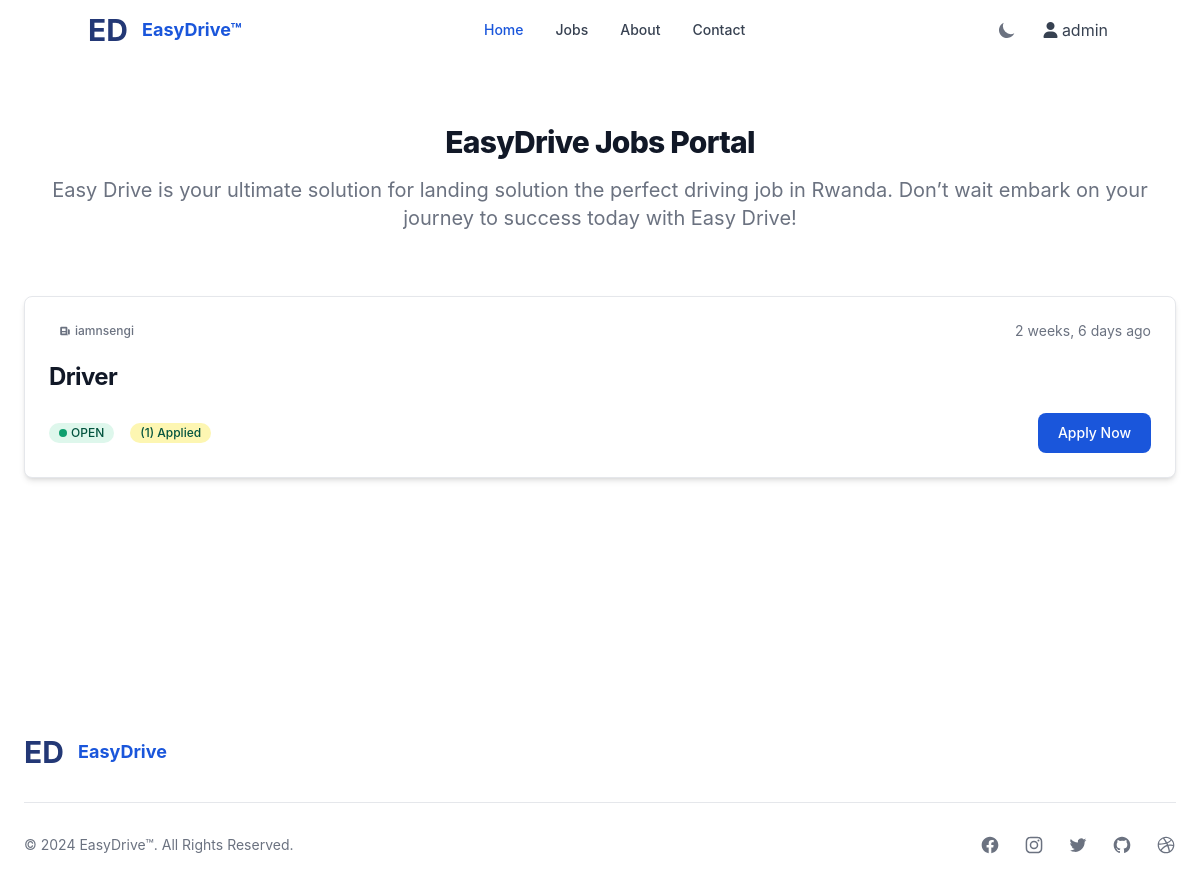
The app's page /job/3 (signed in), older data.
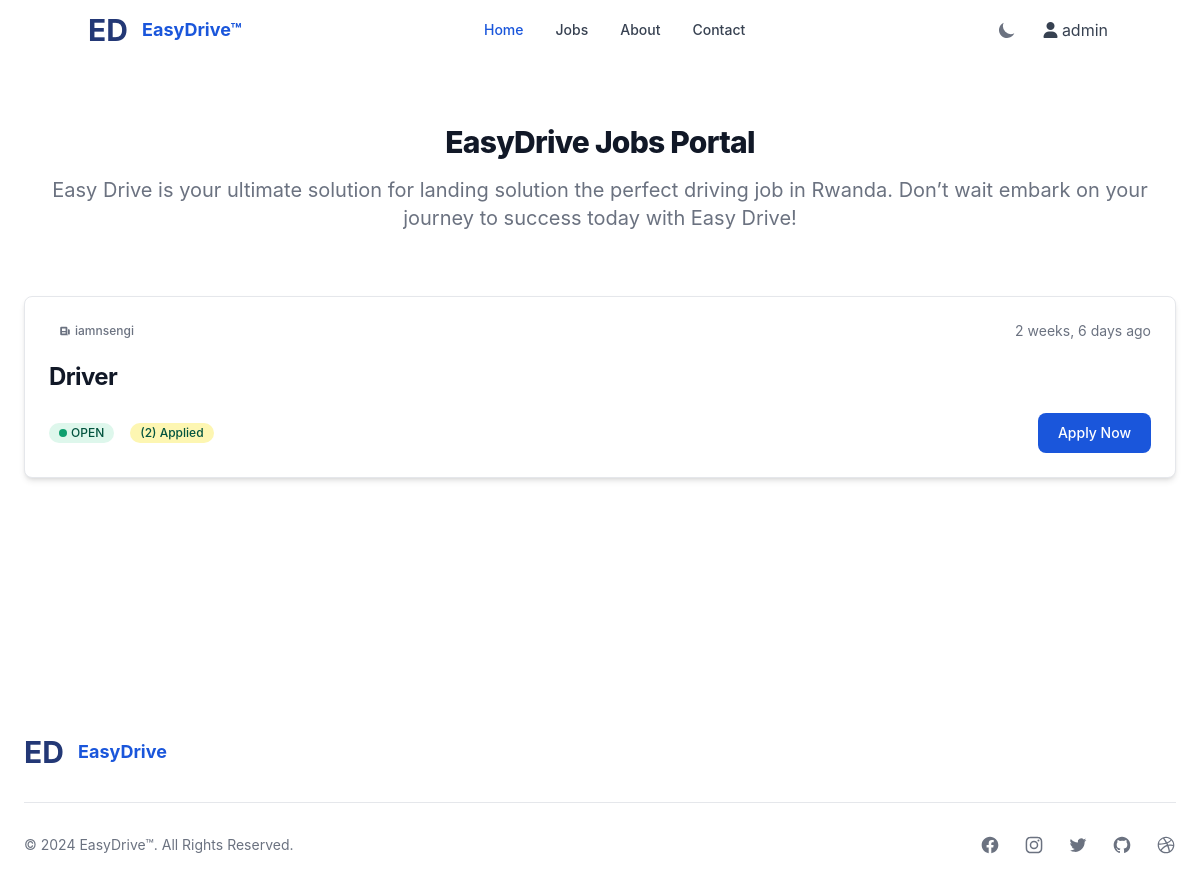
The same page, newer data.
### MainApp/models.py (models this page shows, shortened)
class Job(models.Model):
    OPEN = 'open'
    CLOSED = 'closed'
    STATUS_CHOICES = [
        (OPEN, 'Open'),
        (CLOSED, 'Closed'),
    ]
    FULLTIME = 'full-time'
    PARTTIME = 'part-time'
    CONTRACT = 'contract'
    TYPE_CHOICES = [
        (FULLTIME, 'full-time'),
        (PARTTIME, 'part-time'),
        (CONTRACT, 'contract'),
    ]
    creator = models.ForeignKey(User, on_delete=models.CASCADE)
    title = models.CharField(max_length=255, default="")
    location = models.CharField(max_length=255, default="")
    description = models.TextField()
    requirements = models.TextField(null=True, blank=True)
    applicants = models.IntegerField(default=0)
    type = models.CharField(max_length=10, choices=TYPE_CHOICES, default=FULLTIME)
    status = models.CharField(max_length=10, choices=STATUS_CHOICES, default=OPEN)
    created_at = models.DateTimeField(auto_now_add=True)
    updated_at = models.DateTimeField(auto_now=True)
    class Meta:
        ordering = ['-created_at']

### MainApp/views.py (the view, shortened to what this page needs)
# urls.py: path('job/<str:id>',JobDetail.as_view()),
class JobDetail(LoginRequiredMixin,View):
    def get(self, request,id):
        context = {}
        try:
            job = Job.objects.get(id=id)
            context = {
                'job':job
            }
        except Exception as e:
            messages.error(request,e)
            return redirect('/jobs')
        return render(request,'job_detail.html',context)

### MainApp/templates/job_detail.html (shortened to what this page needs)
{% extends 'base.html' %} {% load static %}
{% load humanize %} {% block content%} {% include 'navbar.html'%}
<section class="bg-white dark:bg-gray-900">
  <div class="py-8 px-4 mx-auto max-w-screen-xl lg:py-16 lg:px-6">
    <div class="mx-auto max-w-screen-sm text-center lg:mb-16 mb-8">
      <h2
        class="mb-4 text-3xl lg:text-4xl tracking-tight font-extrabold text-gray-900 dark:text-white"
      >
        EasyDrive Jobs Portal
      </h2>
      <p class="font-light text-gray-500 sm:text-xl dark:text-gray-400">
        Easy Drive is your ultimate solution for landing solution the perfect
        driving job in Rwanda. Don’t wait embark on your journey to success
        today with Easy Drive!
      </p>
    </div>
    <div class="grid gap-8">
      <article
        class="p-6 bg-white rounded-lg border border-gray-200 shadow-md dark:bg-gray-800 dark:border-gray-700"
      >
        <div class="flex justify-between items-center mb-5 text-gray-500">
          <span
            class="bg-primary-100 text-primary-800 text-xs font-medium inline-flex items-center px-2.5 py-0.5 rounded dark:bg-primary-200 dark:text-primary-800"
          >
            <svg
              class="mr-1 w-3 h-3"
              fill="currentColor"
              viewBox="0 0 20 20"
              xmlns="http://www.w3.org/2000/svg"
            >
              <path
                fill-rule="evenodd"
                d="M2 5a2 2 0 012-2h8a2 2 0 012 2v10a2 2 0 002 2H4a2 2 0 01-2-2V5zm3 1h6v4H5V6zm6 6H5v2h6v-2z"
                clip-rule="evenodd"
              ></path>
              <path d="M15 7h1a2 2 0 012 2v5.5a1.5 1.5 0 01-3 0V7z"></path>
            </svg>
            {{job.creator}}
          </span>
          <span class="text-sm">{{ job.created_at|naturaltime }}</span>
        </div>
        <h2
          class="mb-2 text-2xl font-bold tracking-tight text-gray-900 dark:text-white"
        >
          <a href="#">{{job.title}}</a>
        </h2>
        <div class="flex justify-between items-center">
          <div class="flex items-center space-x-4">
            {% if job.status == 'open' %}
            <span
              class="inline-flex items-center bg-green-100 text-green-800 text-xs font-medium px-2.5 py-0.5 rounded-full dark:bg-green-900 dark:text-green-300"
            >
              <span class="w-2 h-2 me-1 bg-green-500 rounded-full"></span>
              {{job.status|upper}}
            </span>
            {% endif %}
            <span
              class="inline-flex items-center bg-yellow-100 text-green-800 text-xs font-medium px-2.5 py-0.5 rounded-full dark:bg-yellow-900 dark:text-yellow-300"
              >({{job.applicants}}) Applied
            </span>
          </div>
          <button
            data-modal-target="crud-modal"
            data-modal-toggle="crud-modal"
            class="block text-white bg-blue-700 hover:bg-blue-800 focus:ring-4 focus:outline-none focus:ring-blue-300 font-medium rounded-lg text-sm px-5 py-2.5 text-center dark:bg-blue-600 dark:hover:bg-blue-700 dark:focus:ring-blue-800"
            type="button"
          >
            Apply Now
          </button>
        </div>
      </article>
    </div>
  </div>
</section>
<div class="pt-36">&nbsp;</div>
{% include 'footer.html'%} {% endblock %}

Row changes from the older to the newer data that the page shows:
changed Job "Driver": applicants "1" → "2"
